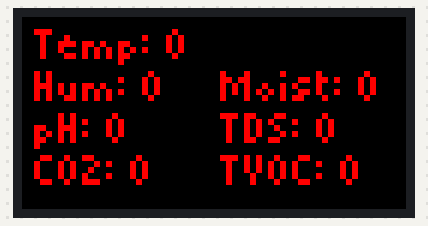
Recording of a sketch running on a simulated Arduino Uno, built with avr-gcc and run on an emulated ATmega328P. Shown: 64×32 colour display.

Above: at 0.1 s.

The sketch:

Flora_LED_Screen.ino
```cpp
#include <Arduino.h>
#include <RGBmatrixPanel.h>
#include <Fonts/Picopixel.h>
#include <Wire.h>

#define CLK 11
#define OE   9
#define LAT 10
#define A   A0
#define B   A1
#define C   A2
#define D   A3
RGBmatrixPanel matrix(A, B, C, D, CLK, LAT, OE, false, 64);

#define SLAVE_ADDRESS 9

int received_data[7] = {0};
void updateDisplay();
void receiveEvent(int byteCount);

void setup() {
  Serial.begin(115200);
  Wire.begin(SLAVE_ADDRESS);
  Wire.onReceive(receiveEvent);
  matrix.begin();
  matrix.setFont(&Picopixel);
}

void loop() {
  // Update display with received data
  updateDisplay();

  delay(2000); // Delay for 1 second
}

void updateDisplay() {
  // Clear screen (fill with black color)
  matrix.fillScreen(matrix.Color333(0, 0, 0));

  // Set text color
  matrix.setTextColor(matrix.Color333(255, 0, 0)); // White for text

  // Print sensor data on screen
  matrix.setCursor(2, 6);
  matrix.print("Temp: ");
  matrix.print(received_data[0]);

  matrix.setCursor(2, 13);
  matrix.print("Hum: ");
  matrix.print(received_data[1]);

  matrix.setCursor(33, 13);
  matrix.print("Moist: ");
  matrix.print(received_data[2]);

  matrix.setCursor(2, 20);
  matrix.print("pH: ");
  matrix.print(received_data[3]);

  matrix.setCursor(33, 20);
  matrix.print("TDS: ");
  matrix.print(received_data[4]);

  matrix.setCursor(2, 27);
  matrix.print("CO2: ");
  matrix.print(received_data[5]);

  matrix.setCursor(33, 27);
  matrix.print("TVOC: ");
  matrix.print(received_data[6]);
}

void receiveEvent(int byteCount) {
  if (byteCount >= sizeof(int) * 7) {
    // Read the received data into the array
    for (int i = 0; i < 7; i++) {
      Wire.readBytes((uint8_t*)&received_data[i], sizeof(received_data[i]));
    }
  }
}
```
